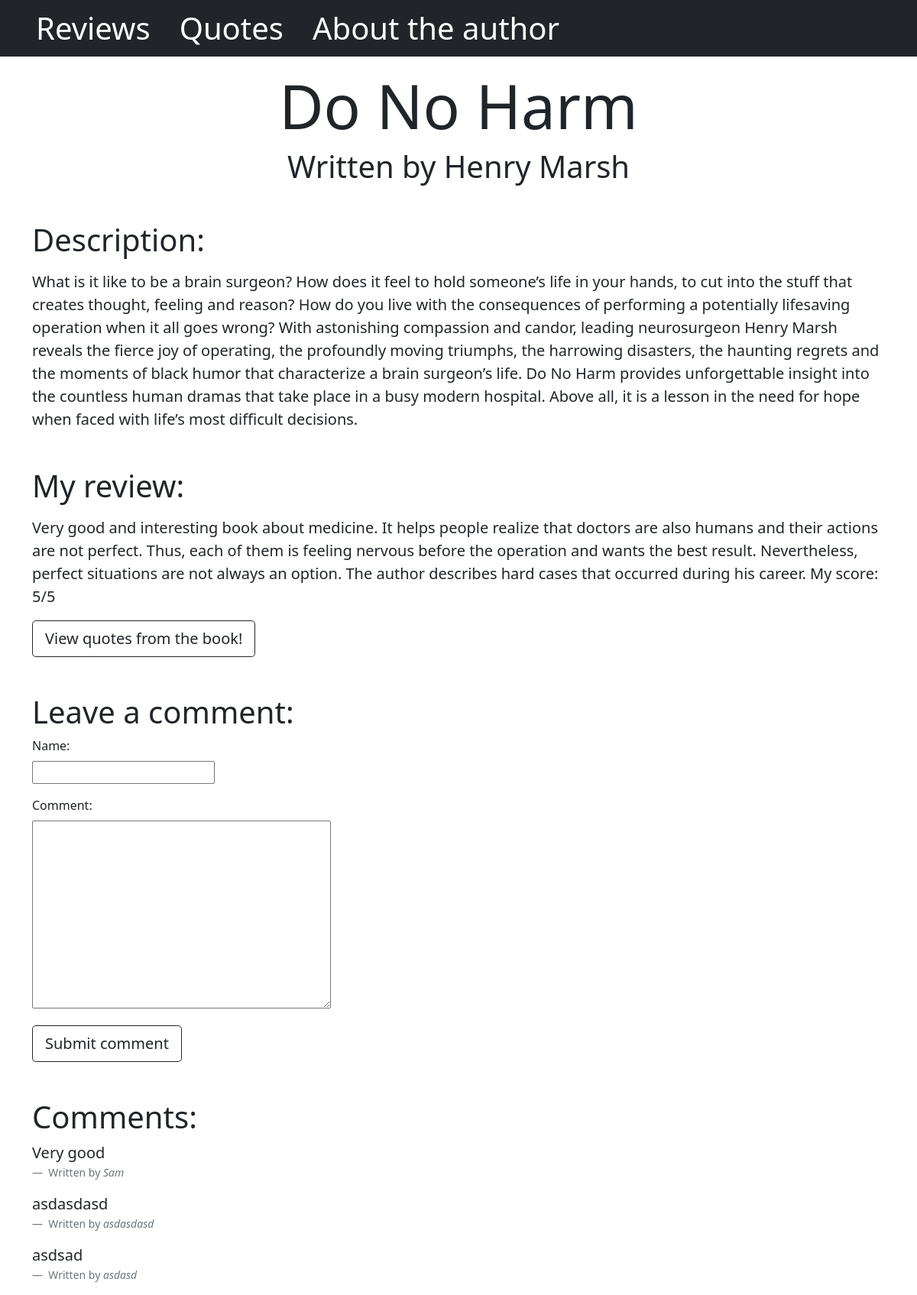
/detail/8/, run on the app's committed database.
### books/models.py (models this page shows, shortened)
class BookModel(models.Model):
    title = models.CharField(max_length=256, unique=True)
    author = models.CharField(max_length=256)
    genre = models.CharField(max_length=256)
    description = models.TextField()
    my_review = models.TextField()
    release_year = models.PositiveIntegerField(default=0)
    length = models.PositiveIntegerField()
    photo = models.ImageField(blank=False, upload_to='static/images')
    created_date = models.DateTimeField(auto_now_add=True)

class Comment(models.Model):
    book = models.ForeignKey(BookModel, on_delete=models.CASCADE, related_name='comments')
    name = models.CharField(max_length=256)
    text = models.TextField()
    created_on = models.DateTimeField(auto_now_add=True)
    class Meta:
        ordering = ['-created_on']

### books/views.py (the view, shortened to what this page needs)
# urls.py: path('detail/<pk>/', views.BookDetail.as_view(), name='book-detail'),
class BookDetail(generic.DetailView, generic.edit.ModelFormMixin):
    model = BookModel
    form_class = CommentForm
    template_name = 'books/book_detail.html'
    context_object_name = 'bookmodel'
    def get_context_data(self, **kwargs):
        context = super().get_context_data(**kwargs)
        context['form'] = self.get_form()
        context['comments'] = self.object.comments.all()
        return context

### books/forms.py
class CommentForm(forms.ModelForm):
    class Meta:
        model = Comment
        fields = ['name', 'text']

### books/templates/books/book_detail.html (shortened to what this page needs)
{% extends 'base.html' %}
{% load bootstrap5 %}
{% block body_block %}
    <h1 class="display-1 text-center mt-md-3">{{ bookmodel.title }}</h1>
    <h1 class="display-6 text-center">Written by {{ bookmodel.author }}</h1>
    <p class="display-6 mt-5">Description: </p>
    <p class="lead">{{ bookmodel.description }}</p>
    <p class="display-6 mt-5">My review: </p>
    <p class="lead">{{ bookmodel.my_review }}</p>
    <a class="btn btn-lg btn-outline-dark" tabindex="-1" role="button" href="{% url 'books:book-quotes' pk=bookmodel.pk %}">View quotes from the book!</a>
    <form class="mt-5" method="POST">
        <h1 class="display-6">Leave a comment: </h1>
        <div class="mb-3">
            <label for="exampleFormControlInput1" class="form-label">Name:</label>
            <p>{{ form.name }}</p>
        </div>
        <div class="mb-3">
            <label for="exampleFormControlTextarea1" class="form-label">Comment:</label>
            <p>{{ form.text }}</p>
        </div>
        <button type="submit" class="btn btn-lg btn-outline-dark">Submit comment</button>
    </form>
    <h1 class="display-6 mt-5">Comments: </h1>
    {% for comment in comments %}
        <figure>
            <blockquote class="blockquote">
                <p>{{ comment.text }}</p>
            </blockquote>
            <figcaption class="blockquote-footer">
                Written by <cite title="Source Title">{{ comment.name }}</cite>
            </figcaption>
        </figure>
    {% endfor %}
{% endblock %}

### data on the page
BookModel: title "Do No Harm", author "Henry Marsh", description "What is it like to be a brain surgeon? How does it feel to hold someone’s life in your hands, to cut into the stuff that creates thought, feeling and reason? How do you live with the consequences of performing a potentially lifesaving operation when it all goes wrong? With astonishing compassion and candor, leading neurosurgeon Henry Marsh reveals the fierce joy of operating, the profoundly moving triumphs, the harrowing disasters, the haunting regrets and the moments of black humor that characterize a brain surgeon’s life. Do No Harm provides unforgettable insight into the countless human dramas that take place in a busy modern hospital. Above all, it is a lesson in the need for hope when…", my_review "Very good and interesting book about medicine. It helps people realize that doctors are also humans and their actions are not perfect. Thus, each of them is feeling nervous before the operation and wants the best result. Nevertheless, perfect situations are not always an option. The author describes hard cases that occurred during his career. My score: 5/5"
Comment: text "Very good", name "Sam"
Comment: text "asdasdasd", name "asdasdasd"
Comment: text "asdsad", name "asdasd"
